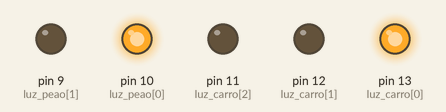
Simulated run of this sketch. Board: Arduino Uno, built with avr-gcc and run on an emulated ATmega328P. Shown: output pins drawn as LEDs (lit = HIGH).

Above: at 7.5 s.
At 18.7 s:
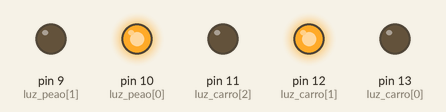
At 30.0 s:
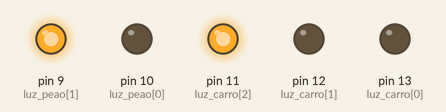
Timing chart, 0 to 48.8 s (numbered marks = the images above):
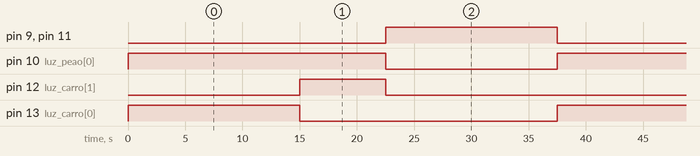

Measured:
- by itself, pin 9 (luz_peao[1]), pin 11 (luz_carro[2]), pin 13 (luz_carro[0]): alternates HIGH for 15.0 s and LOW for 22.5 s
- by itself, pin 10 (luz_peao[0]): alternates HIGH for 22.5 s and LOW for 15.0 s
- by itself, pin 12 (luz_carro[1]): alternates HIGH for 7.5 s and LOW for 30.0 s

The sketch:

semaforo.ino
```cpp
int luz_carro[3] = {13,12,11};
int luz_peao[2] = {10,9};

void carro_avanca(){

  digitalWrite(luz_carro[0], HIGH);
  digitalWrite(luz_carro[1], LOW);
  digitalWrite(luz_carro[2], LOW);

  digitalWrite(luz_peao[0], HIGH);
  digitalWrite(luz_peao[1], LOW);

}

void carro_atento(){

  digitalWrite(luz_carro[0], LOW);
  digitalWrite(luz_carro[1], HIGH);
  digitalWrite(luz_carro[2], LOW);

  digitalWrite(luz_peao[0], HIGH);

}

void carro_para(){

  digitalWrite(luz_carro[0], LOW);
  digitalWrite(luz_carro[1], LOW);
  digitalWrite(luz_carro[2], HIGH);

  digitalWrite(luz_peao[0], LOW);
  digitalWrite(luz_peao[1], HIGH);

}

void setup() {

for(int i = 0; i < 3; i++)
  pinMode(luz_carro[i], OUTPUT);
for(int i = 0; i < 2; i++)
  pinMode(luz_peao[i], OUTPUT);

}

void loop() {

  carro_avanca();
  delay(15000);

  carro_atento();
  delay(7500);

  carro_para();
  delay(15000);

}
```
